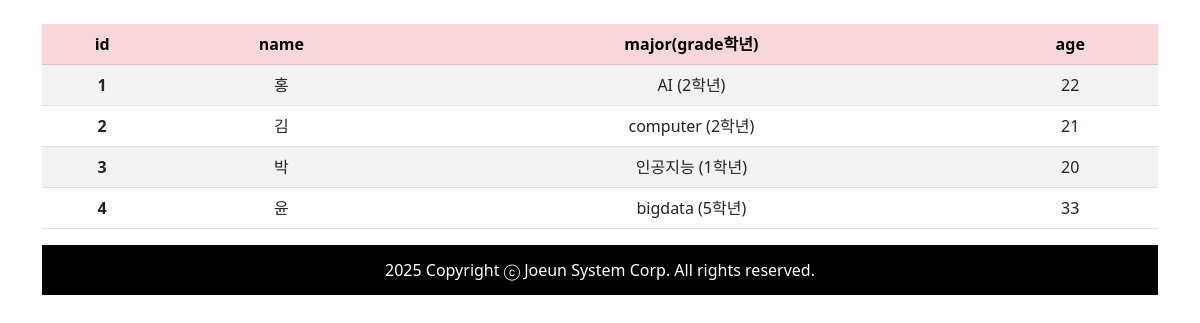
The page / on the database its author committed.
### student/models.py (models this page shows, shortened)
class Student(models.Model):
    id = models.AutoField(primary_key=True) # 테이블안의 컬럼
    name = models.CharField(max_length=100, unique=True)
    major = models.CharField(max_length=100, null=True, blank=True)
    age = models.IntegerField(default=20)
    grade = models.IntegerField(default=1)

### student/views.py (the view)
# urls.py: path("", views.list),
def list(request):
    students = Student.objects.all() # select * from student_student
    return render(request, "student/list.html", {"students":students})

### student/converters.py (called while the page is built)
    def to_url(self, value):
        return str(value)

### student/templates/student/list.html (shortened to what this page needs)
{% extends "base.html" %}
{% block content %}
  {% if students %}
    <table class="table table-striped">
      <thead>
        <tr class="table-danger">
          <th scope="col">id</th>
          <th scope="col">name</th>
          <th scope="col">major(grade학년)</th>
          <th scope="col">age</th>
        </tr>
      </thead>
      <tbody>
        {% for student in students %}
          <tr onclick="location='{% url 'student:get' student.id %}'">
            <th scope="row">{{student.id}}</th>
            <td>{{student.name}}</td>
            <td>{{student.major}} ({{student.grade}}학년)</td>
            <td>{{student.age}}</td>
          </tr>
        {% endfor %}
      </tbody>
    </table>
  {% else %}
    <table class="table">
      <tr><td>데이터가 없습니다</td></tr>
    </table>
  {% endif %}
{% endblock %}

### student/templates/base.html (shortened to what this page needs)
<!DOCTYPE html>
<html lang="en">
<head>
  <link href="https://cdn.jsdelivr.net/npm/bootstrap@5.2.3/dist/css/bootstrap.min.css" rel="stylesheet" >
  {% load static %}
  <link href="{% static 'css/ex.css' %}" rel="stylesheet">
</head>
<body>
  <div class="container py-4 text-center">
  {% block content %}{% endblock %}
  {% include "footer.html" with year=2025 %}
  </div>
</body>
</html>

### student/templates/footer.html (shortened to what this page needs)
<!DOCTYPE html>
<html lang="en">
<head>
</head>
<body>
  <footer>
    <div class="copyright">{{year}} Copyright ⓒ Joeun System Corp. All rights reserved.</div>
  </footer>
</body>
</html>

### student/templates/footer.html (style rules this page uses)
footer { width:100%; margin:5px auto; height: 150px; overflow: hidden; }
footer div:last-child { height:50px; line-height:50px; text-align:center; background-color:black; color:white; }

### rows shown on the page
Student: id "1", name "홍", major "AI", grade "2", age "22"
Student: id "2", name "김", major "computer", grade "2", age "21"
Student: id "3", name "박", major "인공지능", grade "1", age "20"
Student: id "4", name "윤", major "bigdata", grade "5", age "33"

### other values the page prints
{{ year }} "2025"
